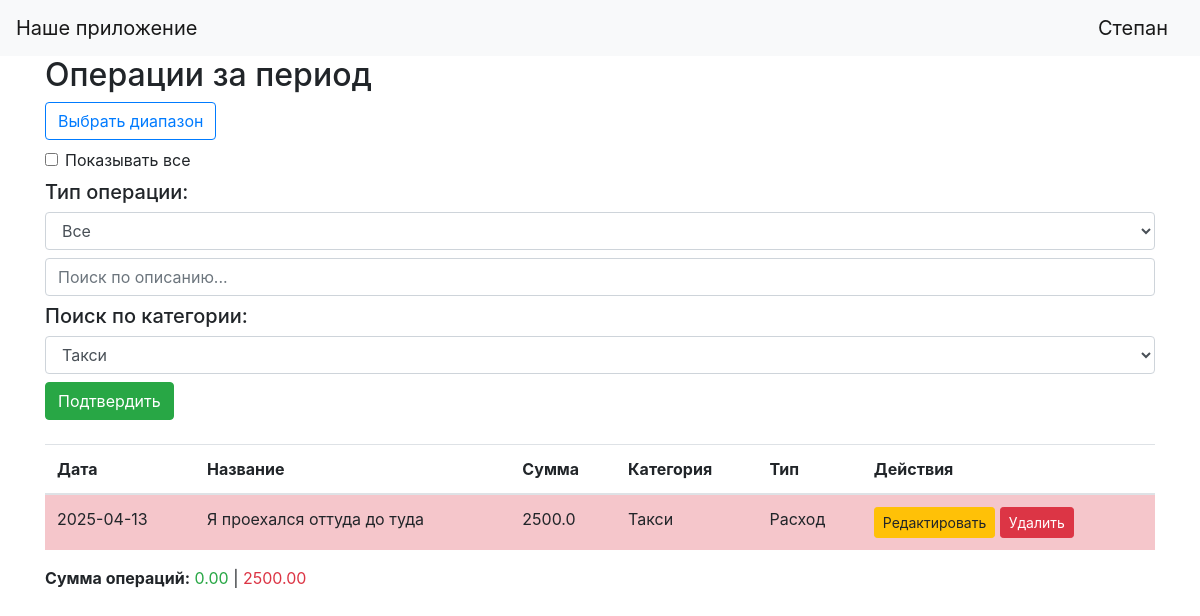
Page /operations?selected_category=6 (signed in) on the committed database.
### data/users.py (models this page shows, shortened)
class User(SqlAlchemyBase, UserMixin):
    __tablename__ = 'users'
    id = sqlalchemy.Column(sqlalchemy.Integer, primary_key=True, autoincrement=True)
    username = sqlalchemy.Column(sqlalchemy.String, nullable=True, unique=True)
    password_hash = sqlalchemy.Column(sqlalchemy.String, nullable=True)
    email = sqlalchemy.Column(sqlalchemy.String, index=True, unique=True, nullable=True)
    created_date = sqlalchemy.Column(sqlalchemy.DateTime, default=datetime.datetime.now)
    operations = orm.relationship("Operation", back_populates='user')
    categories = orm.relationship("Category", back_populates='user') #

### data/operations.py (models this page shows, shortened)
class Operation(SqlAlchemyBase):
    __tablename__ = 'operations'
    id = sqlalchemy.Column(sqlalchemy.Integer, primary_key=True, autoincrement=True)
    date = sqlalchemy.Column(sqlalchemy.DateTime, default=datetime.datetime.now)
    user_id = sqlalchemy.Column(sqlalchemy.Integer, sqlalchemy.ForeignKey("users.id"))
    user = orm.relationship('User')
    amount = sqlalchemy.Column(sqlalchemy.Float, nullable=False)
    category_id = sqlalchemy.Column(sqlalchemy.Integer, sqlalchemy.ForeignKey("category.id"))
    category = orm.relationship("Category")
    type = sqlalchemy.Column(sqlalchemy.String, nullable=False)
    description = sqlalchemy.Column(sqlalchemy.String, nullable=True)

### data/category.py (models this page shows)
class Category(SqlAlchemyBase):
    __tablename__ = 'category'
    id = sqlalchemy.Column(sqlalchemy.Integer, primary_key=True, autoincrement=True)
    name = sqlalchemy.Column(sqlalchemy.String, nullable=True)
    type = sqlalchemy.Column(sqlalchemy.String, nullable=False)
    user_id = sqlalchemy.Column(sqlalchemy.Integer, sqlalchemy.ForeignKey("users.id"), nullable=True)
    user = orm.relationship('User')

### main.py (the view)
@app.route("/operations", methods=["GET", "POST"])
@login_required
def operations():
    form = PeriodForm()
    page = int(request.args.get("page", 1))
    per_page = 10
    today = date.today()
    start_date = today.replace(day=1)
    end_date = today
    selected_type = 'all'
    selected_category = 'all'
    show_all = False
    search_query = ''
    user_operations = current_user.operations
    db_sess = db_session.create_session()
    user_categories = [{
        'id': c.id,
        'name': c.name,
        'type': c.type
    } for c in current_user.categories]
    base_categories = [{
        'id': c.id,
        'name': c.name,
        'type': c.type
    } for c in db_sess.query(Category).filter(Category.user_id == None)]
    all_categories = [{'id': 'all', 'name': 'Все', 'type': 'all'}]
    all_categories.extend(base_categories + user_categories)
    form.category.choices = [(str(c['id']), c['name']) for c in all_categories]
    if request.method == "POST":
        date_range_str = form.date_range.data
        selected_type = form.operation_type.data
        selected_category = form.category.data
        show_all = 'show_all' in request.form
        search_query = request.form.get('search_query', '')
        if not show_all and date_range_str:
            try:
                start_str, end_str = date_range_str.split(" to ")
                start_date = datetime.strptime(start_str, "%Y-%m-%d").date()
                end_date = datetime.strptime(end_str, "%Y-%m-%d").date()
            except ValueError:
                return redirect("/operations")
    else:
        selected_category = request.args.get("selected_category", "all")
        form.date_range.data = ' to '.join([f"{start_date}", f"{end_date}"])
        form.operation_type.data = selected_type
        form.category.data = selected_category
    operations_in_period = user_operations
    if not show_all:
        operations_in_period = filter(
            lambda op: start_date <= op.date.date() <= end_date,
            operations_in_period
        )
    if selected_type != 'all':
        operations_in_period = filter(lambda op: op.type == selected_type, operations_in_period)
    if selected_category != 'all':
        operations_in_period = filter(lambda op: str(op.category_id) == selected_category, operations_in_period)
    if search_query:
        operations_in_period = filter(lambda op: search_query.lower() in op.description.lower(), operations_in_period)
    operations_in_period = list(operations_in_period)
    operations_in_period.sort(key=lambda op: op.date, reverse=True)
    total_pages = math.ceil(len(operations_in_period) / per_page)
    start = (page - 1) * per_page
    end = start + per_page
    current_ops = operations_in_period[start:end]
    return render_template(
        "operations.html",
        form=form,
        operations=current_ops,
        total_pages=total_pages,
        current_page=page,
        selected_type=selected_type,
        selected_category=selected_category,
        show_all=show_all,
        search_query=search_query,
        categories=all_categories
    )

### forms/period.py
class PeriodForm(FlaskForm):
    date_range = HiddenField()
    operation_type = SelectField(
        'Тип операции',
        choices=[('all', 'Все'), ('income', 'Доходы'), ('expense', 'Расходы')],
        default='all',
        validators=[DataRequired()]
    )
    category = SelectField('Категория', choices=[('all', 'Все')], default='all', validators=[Optional()])
    submit = SubmitField("Подтвердить")

### data/db_session.py (called while the page is built)
def create_session() -> Session:
    global __factory
    return __factory()

### main.py (called while the page is built)
@login_manager.user_loader
def load_user(user_id):
    db_sess = db_session.create_session()
    return db_sess.query(User).get(user_id)

### templates/operations.html (shortened to what this page needs)
{% extends "base.html" %}
{% block content %}
<h2>Операции за период</h2>
<form method="POST" id="filterForm">
    <button type="button" class="btn btn-outline-primary mb-2" id="openPicker">Выбрать диапазон</button>
    <div class="form-check mb-2">
        <input class="form-check-input" type="checkbox" id="show_all" name="show_all" {% if show_all %}checked{% endif %}>
        <label class="form-check-label" for="show_all">Показывать все</label>
    </div>
    <h5>Тип операции:</h5>
    {{ form.operation_type(class="form-control mb-2") }}
    <input type="text" name="search_query" class="form-control mb-2" placeholder="Поиск по описанию..." value="{{ search_query }}">
    <h5>Поиск по категории:</h5>
    {{ form.category(class="form-control mb-2") }}
    {{ form.submit(class="btn btn-success") }}
</form>
{% if operations %}
    {% set ns = namespace(income=0, expense=0) %}
    <table class="table table-striped mt-4">
        <thead>
            <tr>
                <th>Дата</th>
                <th>Название</th>
                <th>Сумма</th>
                <th>Категория</th>
                <th>Тип</th>
                <th>Действия</th>
            </tr>
        </thead>
        <tbody>
            {% for op in operations %}
                {% if op.type == 'income' %}
                    {% set ns.income = ns.income + op.amount %}
                {% else %}
                    {% set ns.expense = ns.expense + op.amount %}
                {% endif %}
                <tr class="{{ 'table-success' if op.type == 'income' else 'table-danger' }}">
                    <td>{{ op.date.strftime('%Y-%m-%d') }}</td>
                    <td>{{ op.description }}</td>
                    <td>{{ op.amount }}</td>
                    {% set matched_category = categories | selectattr('id', 'equalto', op.category_id) | list | first %}
                    <td>{{ matched_category.name if matched_category else 'Без категории' }}</td>
                    <td>{{ 'Доход' if op.type == 'income' else 'Расход' }}</td>
                    <td>
                        <a href="{{ url_for('edit_operation', id=op.id) }}" class="btn btn-warning btn-sm">Редактировать</a>
                        <form method="POST" action="{{ url_for('delete_operation', id=op.id) }}"
                              style="display:inline;" onsubmit="return confirm('Удалить операцию?');">
                            <button type="submit" class="btn btn-danger btn-sm">Удалить</button>
                        </form>
                    </td>
                </tr>
            {% endfor %}
        </tbody>
    </table>
    <div class="mt-3 fs-5">
       <strong>Сумма операций:</strong> <span class="text-success">{{ "%.2f"|format(ns.income) }}</span> | <span class="text-danger">{{ "%.2f"|format(ns.expense) }}</span><br>
    </div>
{% endif %}
{% endblock %}

### templates/base.html (shortened to what this page needs)
<!doctype html>
<html lang="en">
<head>
    <link rel="stylesheet"
          href="https://stackpath.bootstrapcdn.com/bootstrap/4.4.1/css/bootstrap.min.css"
>
    <link rel="stylesheet" href="https://cdn.jsdelivr.net/npm/flatpickr/dist/flatpickr.min.css">
</head>
<body>
<header>
    <nav class="navbar navbar-light bg-light">
        <a class="navbar-brand" href="/">Наше приложение</a>
        {% if current_user.is_authenticated %}
            <a class="navbar-brand" href="/logout">{{ current_user.username }}</a>
        {% else %}
            <p>
                <a class="btn btn-primary " href="/register">Зарегистрироваться</a>
                <a class="btn btn-success" href="/login">Войти</a>
            </p>
        {% endif %}
    </nav>
</header>
<main role="main" class="container">
    {% block content %}{% endblock %}
</main>
</body>
</html>

### rows in the picture
User: username "Степан"
Operation: date "2025-04-13", description "Я проехался оттуда до туда", amount "2500.0", type "Расход"
Category: name "Такси"

### other values in the picture
{{ "%.2f"|format(ns.income) }} "0.00"
{{ "%.2f"|format(ns.expense) }} "2500.00"
